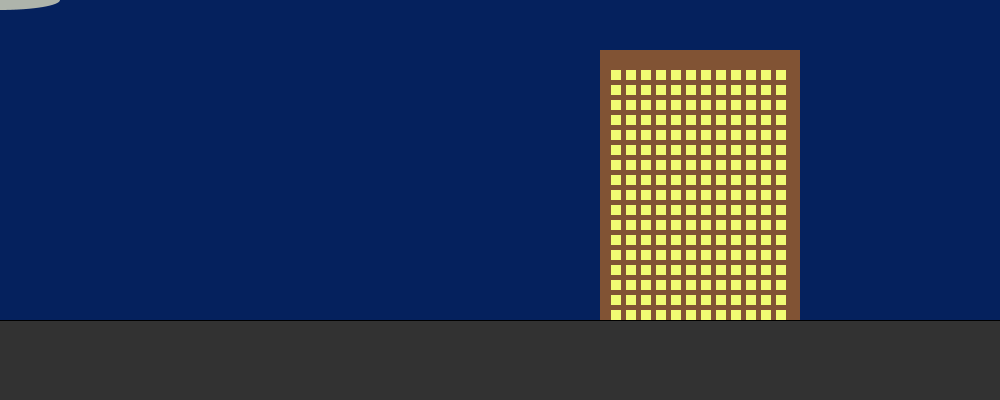
Frame 1 (no input)
Frame 60 (the mouse pressed at the canvas centre just before this capture): identical to frame 1, image omitted
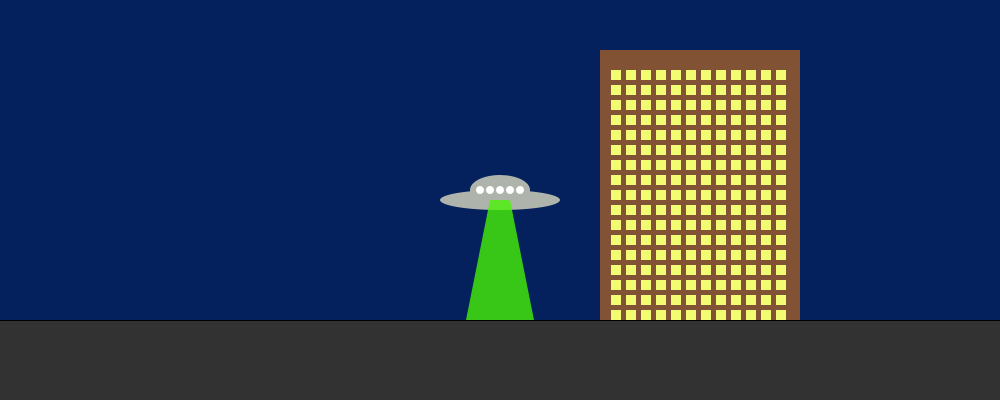
Frame 120 (the mouse held since frame 60 and released just before this capture)

The Processing sketch that drew these frames (run headless with seeded random() and noise(); from frame 60 on, the mouse is pressed at the canvas centre):

// Processing sketch: processing_104494
// ── processing_104494.pde

void setup(){
  size(1000,400);
  background(5,33,93);}
  
void draw()
{background(5,33,93);
noCursor();
noStroke();
fill(174,180,171);
ellipse(mouseX,mouseY,120,20);// Base da nave
ellipse(mouseX,mouseY-10,60,30); // Cupula da Nave
fill(255);
ellipse(mouseX,mouseY-10,8,8);
ellipse(mouseX-10,mouseY-10,8,8);
ellipse(mouseX+10,mouseY-10,8,8);
ellipse(mouseX-20,mouseY-10,8,8);
ellipse(mouseX+20,mouseY-10,8,8);

if (mousePressed){
fill(70,245,2,200);
quad(mouseX-10,mouseY,mouseX+10,mouseY,mouseX+50,400,mouseX-50,400);
}

noStroke();
fill(129,83,52);
quad(600,320,600,50,800,50,800,320); // predio

fill(241,252,115);

int x;
int y;
for (y=70; y<570; y=y+15)
for (x=611; x<790; x=x+15)
rect (x,y,10,10);


stroke(0);
fill(50);
quad(-10,320,1000,320,1000,410,-10,410); // ASFALTO
fill(211,4,18);


}
